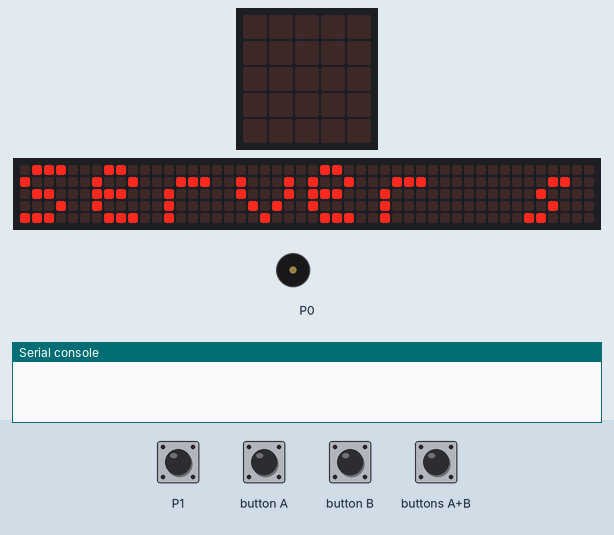
This program was run on a simulated BBC micro:bit (MakeCode). Parts: the board's 5×5 LED display, a strip that is not on the board, showing the scrolling text unrolled, buzzer (waves = sounding), the last lines printed to the serial console. Inputs (shaded band) come from the test bench. No radio messages arrive unless stated (any console line starting 'radio sent:' is added by the test bench); the 48×5 strip is a reading aid, not a part: it shows the text the display is scrolling, unrolled, one strip-width of it at a time.

Above: at 7.4 s.
At 16.6 s:
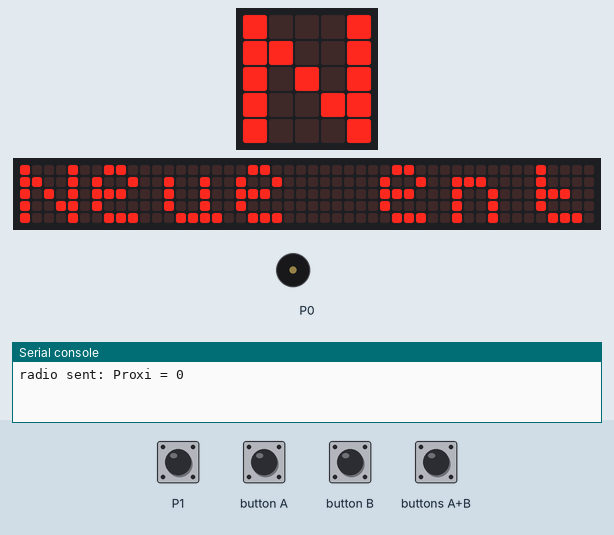
16.7 s: buttons A+B pressed for 0.15 s
At 20.06 s:
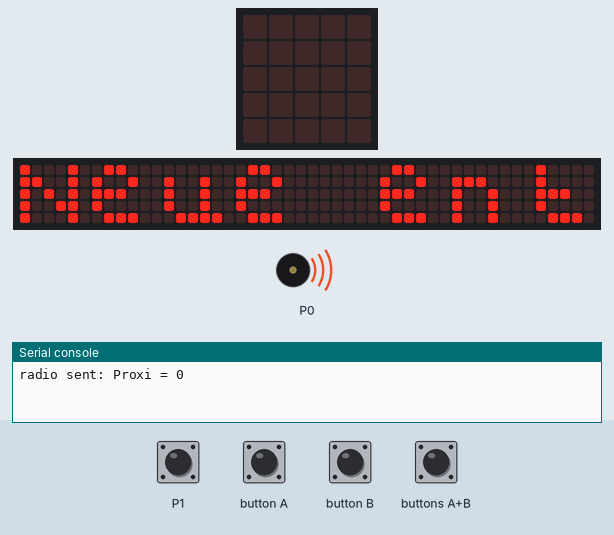
At 56.4 s:
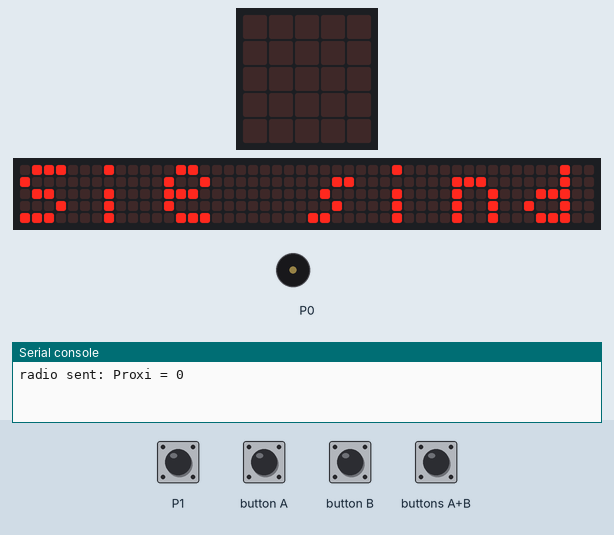
Timing chart, 0 to 57.9 s (numbered marks = the images above; inputs shaded):
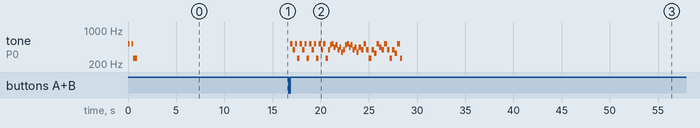

The program:

main.ts
```typescript
input.onButtonPressed(Button.A, function () {
    basic.showString("Bitte Warten")
    basic.showString("Dateien werden Exportiert ")
    basic.showLeds(`
        . . # . .
        . . . # .
        # # # # #
        . . . # .
        . . # . .
        `)
    basic.showLeds(`
        # # # . .
        # . # # #
        # . . . #
        # . . . #
        # # # # #
        `)
    basic.showIcon(IconNames.Yes)
    music.setVolume(103)
    basic.showString("Ihre Daten wurden auf Server 1 Übertragen")
    basic.clearScreen()
})
input.onGesture(Gesture.Shake, function () {
    basic.showString("Keine Verbindung mit dem Server möglich")
    basic.showLeds(`
        # . . . #
        . # . # .
        . . # . .
        . # . # .
        # . . . #
        `)
})
input.onButtonPressed(Button.AB, function () {
    music.playMelody("C5 G C5 C C5 G C5 C ", 246)
    music.playMelody("C5 G C5 C C5 G C5 C ", 246)
    music.playMelody("G B C5 A B G A F ", 310)
    music.playMelody("G B C5 A B G A F ", 310)
    music.playMelody("A G C5 G C G E C5 ", 225)
    music.playMelody("A G C5 G C G E C5 ", 225)
    music.playMelody("C - - - - - - - ", 273)
})
input.onButtonPressed(Button.B, function () {
    basic.showString("Lade datei ...")
    basic.pause(100)
    music.playMelody("C C5 C C5 G C5 C C5 ", 170)
})
input.onPinPressed(TouchPin.P1, function () {
    basic.showString("Aktualisierung ...")
    basic.showLeds(`
        . . # . .
        . # # . .
        # . # . .
        . . # . .
        . . # . .
        `)
    basic.showIcon(IconNames.SmallDiamond)
    basic.showIcon(IconNames.Diamond)
    basic.showIcon(IconNames.Square)
})
music.playMelody("C5 - C5 C C - - - ", 320)
basic.showString("Server startet")
basic.showLeds(`
    . # # # .
    # # . # #
    # . # . #
    # # . # #
    . # # # .
    `)
radio.sendValue("Proxi", 0)
basic.forever(function () {
    basic.showLeds(`
        . . # . #
        . # # . #
        # . # . #
        . . # . #
        . . # . #
        `)
    basic.showString("Neue entwicklung finden sie bald in Server 2")
})
basic.forever(function () {
    basic.showString("Sie sind noch mit Server ")
    basic.showNumber(1)
    basic.pause(100)
    basic.showString("verbunden")
    basic.pause(100)
    basic.showString("Wenn sie musik Hören wollen schalten sie den Radio oder drücken sie die Tasten A+B gleichzeitig")
    basic.showString("Viel spass ")
    basic.showString("Wünscht ihnen Server 1")
    basic.clearScreen()
})
```

test.ts
```typescript
// Hier kann man Tests durchführen; diese Datei wird nicht kompiliert, wenn dieses Paket als Erweiterung verwendet wird.
```

Measured:
- after the input at 16.7 s, tone on P0: plays 523 Hz for 0.25 s, 392 Hz for 0.25 s, 523 Hz for 0.25 s, 262 Hz for 0.25 s, 523 Hz for 0.25 s, 392 Hz for 0.25 s … (49 notes in this stretch), starting after 0.15 s
- what the display in image 0 shows lasts 0.6 s, from 7.4 s to 8.0 s
